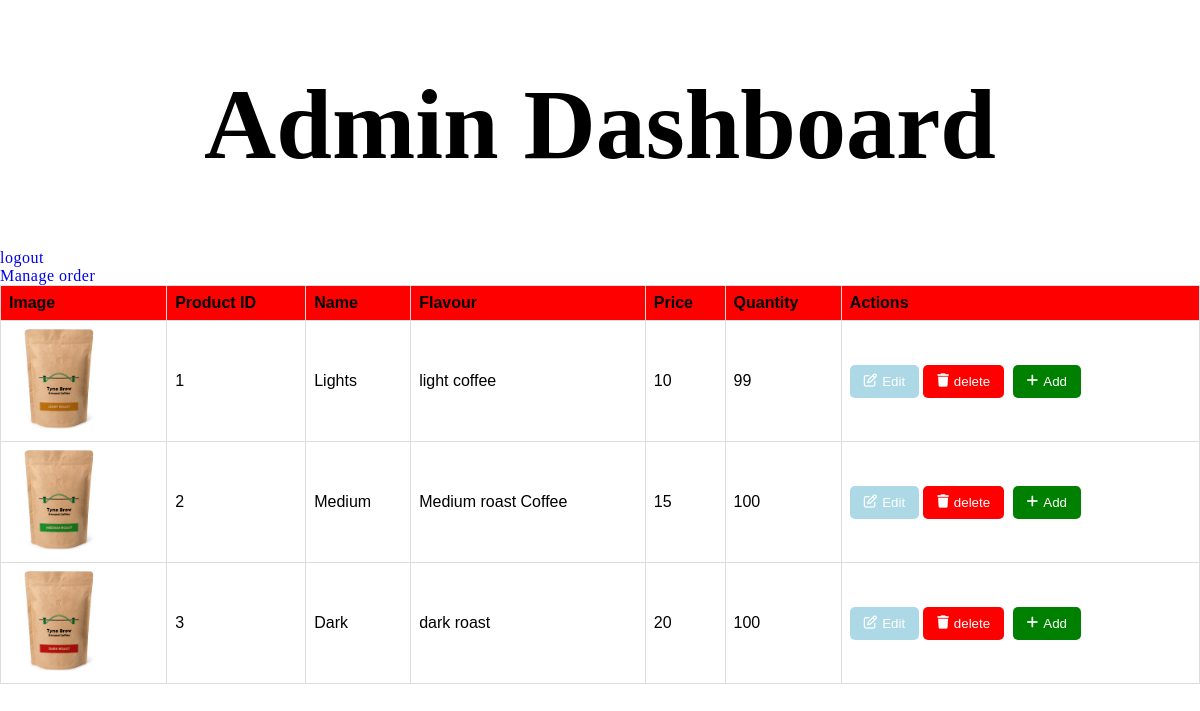
The app's page /admin.php with its own data.
### tables this page shows
CREATE TABLE `product` (
  `product_id` int(11) NOT NULL,
  `name` varchar(255) NOT NULL,
  `flavour` text NOT NULL,
  `price` int(10) NOT NULL,
  `quantity` int(11) NOT NULL,
  `image_url` varchar(255) NOT NULL,
  `created_at` timestamp NOT NULL DEFAULT current_timestamp(),
  `updated_at` timestamp NOT NULL DEFAULT current_timestamp()
);

### admin.php (the view, shortened to what this page needs)
<?php
include 'db.php';
try {
    $stmt = $pdo->query("SELECT * FROM product");
    $products = $stmt->fetchAll(PDO::FETCH_ASSOC);
} catch (PDOException $e) {
    echo "Error fetching products: " . $e->getMessage();
}
?>
<!DOCTYPE html>
<html lang="en">
<head>
    <link rel="stylesheet" href="https://cdnjs.cloudflare.com/ajax/libs/font-awesome/6.5.2/css/all.min.css">
    <link rel="stylesheet" href="styles.css">
</head>
<body>
    <center> <h1 class="admin">Admin Dashboard</h></center>
    <a href="logout.php">logout</a>
    <a href="adminorder.php"> Manage order</a>
    <table>
        <thead>
            <tr>
                <th>Image</th>
                <th>Product ID</th>
                <th>Name</th>
                <th>Flavour</th>
                <th>Price</th>
                <th>Quantity</th>
                <th>Actions</th>
            </tr>
        </thead>
        <tbody>
            <?php foreach ($products as $product): ?>
            <tr>
            <td><img src="<?= htmlspecialchars($product['image_url']) ?>"
            style="width: 100px; height: auto;"></td>
                <td><?php echo htmlspecialchars($product['product_id']); ?></td>
                <td><?php echo htmlspecialchars($product['name']); ?></td>
                <td><?php echo htmlspecialchars($product['flavour']); ?></td>
                <td><?php echo htmlspecialchars($product['price']); ?></td>
                <td><?php echo htmlspecialchars($product['quantity']); ?></td>
                <td>
                <a class="b" href="edit.php?  id=<?php echo $product['product_id']; ?> " class="b">
        <button class="edit"><i class="fa-regular fa-pen-to-square"></i>Edit </button>
                    <a class="b"href="?delete=<?php echo $product['product_id']; ?>" onclick="return confirm('Are you sure you want to delete this product?')"><button class="del"><i class="fa-solid fa-trash"></i>delete</button></a>
                <a class="b" href="addproduct.php"><button class="add"><i class="fa-solid fa-plus"></i> Add</button></a>
                </td>
            </tr>
            <?php endforeach; ?>
        </tbody>
    </table>
</body>
</html>

### styles.css (style rules this page uses)
body { height: 100%; margin: 0; display: flex; flex-direction: column; }
a { position: relative; text-decoration: none; letter-spacing: 0.5px; padding:0 10 px; }
h1 { font-size: 100px; font-family: "shrikhand",serif; }
a { display: block; }
::placeholder { font-weight:500 ; color:black; }
a { text-decoration: none; }
table { font-family: arial, sans-serif; border-collapse: collapse; width: 100%; text-align: center; }
td, th { border: 1px solid #dddddd; text-align: left; padding: 8px; }
th { background: red; }
a.b { display:inline-block; margin-right: 4px; text-decoration: none; }
a.b button { color: white; padding: 9px 14px; border: none; cursor: pointer; border-radius: 5px; display: inline-flex; align-items: center; gap: 5px; }
button.edit { background-color: lightblue ; }
button.del { background-color: red; }
button.add { background-color: green; }

### records on screen
product: image_url (picture), product_id "1", name "Lights", flavour "light coffee", price "10", quantity "99"
product: shows a picture, product_id "2", name "Medium", flavour "Medium roast Coffee", price "15", quantity "100"
product: image_url (picture), product_id "3", name "Dark", flavour "dark roast", price "20", quantity "100"
